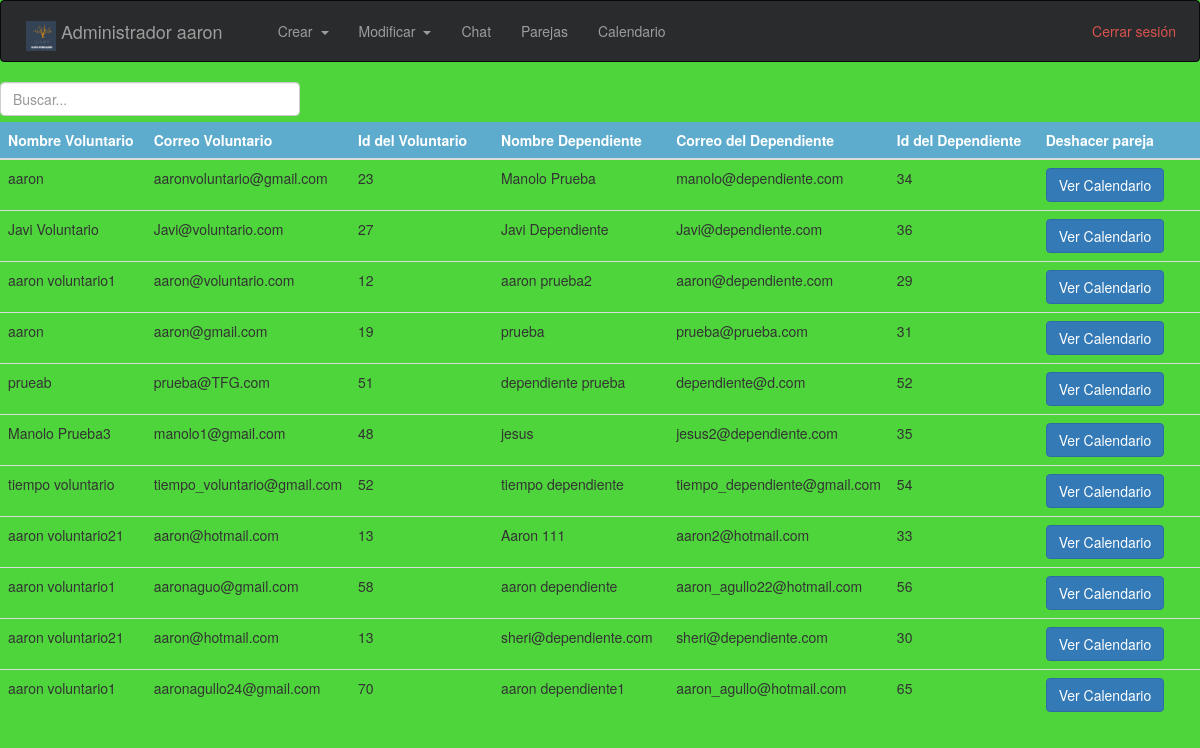
Screenshot of /calendario_admin.php (signed in) with the database file from the repository.
### tables this page shows
CREATE TABLE `parejas` (
  `id_dependientes` int(11) DEFAULT NULL,
  `id_voluntario` int(11) DEFAULT NULL
);

CREATE TABLE `voluntario` (
  `Nombre` varchar(100) NOT NULL,
  `Titulacion` varchar(100) NOT NULL,
  `Numero_socio` int(100) NOT NULL,
  `Password` varchar(11) DEFAULT NULL,
  `Correo` varchar(50) NOT NULL,
  `descripcion` varchar(5000) NOT NULL,
  `experiencia` varchar(500) NOT NULL
);

CREATE TABLE `dependiente` (
  `Password` varchar(20) NOT NULL,
  `Nombre` varchar(100) NOT NULL,
  `Correo` varchar(50) DEFAULT NULL,
  `Numero_socio` int(11) NOT NULL,
  `Provincia` varchar(50) DEFAULT NULL,
  `Localidad` varchar(50) DEFAULT NULL,
  `Fecha_nacimiento` varchar(30) DEFAULT NULL,
  `Necesidad` varchar(200) DEFAULT NULL,
  `voluntario` varchar(25) DEFAULT NULL
);

### calendario_admin.php (the view, shortened to what this page needs)
<?php
$administrador = $_SESSION['administrador'];
include_once "cabecera.php";
$conexion = conectar();
?>
<!DOCTYPE html>
<html lang="es">
<head>
    <link rel="stylesheet" href="css/bootstrap.css">
    <link rel="stylesheet" href="http://maxcdn.bootstrapcdn.com/bootstrap/3.3.6/css/bootstrap.min.css">
</head>
<body style="background-color: #4FD53C;">
<?php
    administrador($administrador);
    ?>
    <input class="form-control col-md-3 light-table-filter" data-table="order-table" type="text" placeholder="Buscar...">
    <br>
    <br>
    <table class="table table-hover order-table" id="tabla">
        <thead class="thead-dark">
            <tr>
                <th style="width:180px; background-color: #5DACCD; color:#fff">Nombre Voluntario</th>
                <th style="width:180px; background-color: #5DACCD; color:#fff">Correo Voluntario</th>
                <th style="width:180px; background-color: #5DACCD; color:#fff">Id del Voluntario</th>
                <th style="width:180px; background-color: #5DACCD; color:#fff">Nombre Dependiente</th>
                <th style="width:180px; background-color: #5DACCD; color:#fff">Correo del Dependiente</th>
                <th style="width:180px; background-color: #5DACCD; color:#fff">Id del Dependiente</th>
                <th style="width:180px; background-color: #5DACCD; color:#fff">Deshacer pareja</th>
            </tr>
        </thead>
        <tbody>
            <?php
            $sql = "SELECT * FROM parejas";
            $consulta = $conexion->prepare($sql);
            $consulta->execute();
            while ($parejas = $consulta->fetch(PDO::FETCH_OBJ)) {
                $sql1 = "SELECT * FROM voluntario where Numero_socio=:Numero_socio";
                $consulta2 = $conexion->prepare($sql1);
                $consulta2->execute([":Numero_socio" => $parejas->id_voluntario]);
                $voluntario = $consulta2->fetch(PDO::FETCH_OBJ);
                $sql2 = "SELECT * FROM dependiente where Numero_socio=:Numero_socio";
                $consulta3 = $conexion->prepare($sql2);
                $consulta3->execute([":Numero_socio" => $parejas->id_dependientes]);
                $dependiente = $consulta3->fetch(PDO::FETCH_OBJ);
            ?>
                <tr>
                    <td><?php echo $voluntario->Nombre ?></td>
                    <td><?php echo $voluntario->Correo ?></td>
                    <td><?php echo $voluntario->Numero_socio ?></td>
                    <td><?php echo $dependiente->Nombre ?></td>
                    <td><?php echo $dependiente->Correo ?></td>
                    <td><?php echo $dependiente->Numero_socio ?></td>
                    <td>
                        <form action="ver_calendario.php" method="post">
                            <input type="submit" class="btn btn-primary" value="Ver Calendario">
                        </form>
                    </td>
                <?php } ?>
                </tr>
        </tbody>
    </table>
</body>
</html>

### cabecera.php (shortened to what this page needs)
<?php
function administrador($administrador){
    ?>
    <nav class="navbar navbar-inverse bg-inverse navbar-toggleable-sm sticky-top">
    <div class="navbar-header">
        <a class="navbar-brand" href="inicio_administrador.php">
            <img src="resources/logo.png" width="30" height="30" class="d-inline-block align-top" alt="Logo Bootstrap"> Administrador
            <?php
            echo $administrador->nombre;
            ?>
            </p> </a>
    </div>
    <div class="collapse navbar-collapse navbar-ex1-collapse">
        <ul class="nav navbar-nav">
            <li class="dropdown">
                <a href="#" class="dropdown-toggle" data-toggle="dropdown">
                    Crear
                </a>
            </li>
        </ul>
        <ul class="nav navbar-nav">
            <li class="dropdown">
                <a href="#" class="dropdown-toggle" data-toggle="dropdown">
                    Modificar
                </a>
            </li>
        </ul>
        <ul class="nav navbar-nav">
            <li><a href="chat_admin.php">Chat</a></li>
        </ul>
        <ul class="nav navbar-nav">
            <li><a href="parejas.php">Parejas</a></li>
        </ul>
        <ul class="nav navbar-nav">
            <li><a href="calendario_admin.php">Calendario</a></li>
        </ul>
    </div>
    <div class="d-flex flex-row justify-content-center">
        <a href="cerrar_sesion_admin.php" class="btn btn-outline-danger">Cerrar sesión</a>
    </div>
</nav>
<?php
}

### rows the page displays
parejas: voluntario.Nombre "aaron", voluntario.Correo "aaronvoluntario@gmail.com", voluntario.Numero_socio "23", id_dependientes.Nombre "Manolo Prueba", id_dependientes.Correo "manolo@dependiente.com", id_dependientes.Numero_socio "34"
parejas: voluntario.Nombre "Javi Voluntario", voluntario.Correo "Javi@voluntario.com", voluntario.Numero_socio "27", id_dependientes.Nombre "Javi Dependiente", id_dependientes.Correo "Javi@dependiente.com", id_dependientes.Numero_socio "36"
parejas: voluntario.Nombre "aaron voluntario1", voluntario.Correo "aaron@voluntario.com", voluntario.Numero_socio "12", id_dependientes.Nombre "aaron prueba2", id_dependientes.Correo "aaron@dependiente.com", id_dependientes.Numero_socio "29"
parejas: voluntario.Nombre "aaron", voluntario.Correo "aaron@gmail.com", voluntario.Numero_socio "19", id_dependientes.Nombre "prueba", id_dependientes.Correo "prueba@prueba.com", id_dependientes.Numero_socio "31"
parejas: voluntario.Nombre "prueab", voluntario.Correo "prueba@TFG.com", voluntario.Numero_socio "51", id_dependientes.Nombre "dependiente prueba", id_dependientes.Correo "dependiente@d.com", id_dependientes.Numero_socio "52"
parejas: voluntario.Nombre "Manolo Prueba3", voluntario.Correo "manolo1@gmail.com", voluntario.Numero_socio "48", id_dependientes.Nombre "jesus", id_dependientes.Correo "jesus2@dependiente.com", id_dependientes.Numero_socio "35"
parejas: voluntario.Nombre "tiempo voluntario", voluntario.Correo "tiempo_voluntario@gmail.com", voluntario.Numero_socio "52", id_dependientes.Nombre "tiempo dependiente", id_dependientes.Correo "tiempo_dependiente@gmail.com", id_dependientes.Numero_socio "54"
parejas: voluntario.Nombre "aaron voluntario21", voluntario.Correo "aaron@hotmail.com", voluntario.Numero_socio "13", id_dependientes.Nombre "Aaron 111", id_dependientes.Correo "aaron2@hotmail.com", id_dependientes.Numero_socio "33"
parejas: voluntario.Nombre "aaron voluntario1", voluntario.Correo "aaronaguo@gmail.com", voluntario.Numero_socio "58", id_dependientes.Nombre "aaron dependiente", id_dependientes.Correo "aaron_agullo22@hotmail.com", id_dependientes.Numero_socio "56"
parejas: voluntario.Nombre "aaron voluntario21", voluntario.Correo "aaron@hotmail.com", voluntario.Numero_socio "13", id_dependientes.Nombre "sheri@dependiente.com", id_dependientes.Correo "sheri@dependiente.com", id_dependientes.Numero_socio "30"
parejas: voluntario.Nombre "aaron voluntario1", voluntario.Correo "aaronagullo24@gmail.com", voluntario.Numero_socio "70", id_dependientes.Nombre "aaron dependiente1", id_dependientes.Correo "aaron_agullo@hotmail.com", id_dependientes.Numero_socio "65"

### other values shown
$administrador->nombre "aaron"
